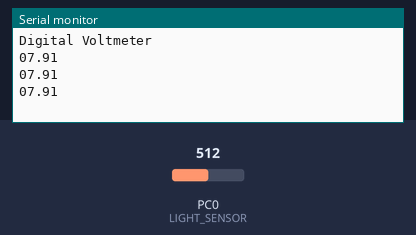
This program was run on a simulated ATmega328P, built with avr-gcc and emulated at 16 MHz. Parts: the last lines printed to the serial monitor. Inputs (shaded band) come from the test bench; at power-on: PC0 (LIGHT_SENSOR) = 512. Sleep ends after the set time or at an interrupt.

Above: at 1.2 s.
1.3 s: PC0 (LIGHT_SENSOR) set to 716
At 2.0 s:
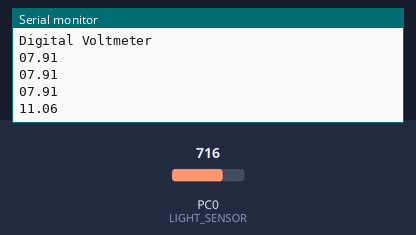
2.8 s: PC0 (LIGHT_SENSOR) set to 900
At 3.5 s:
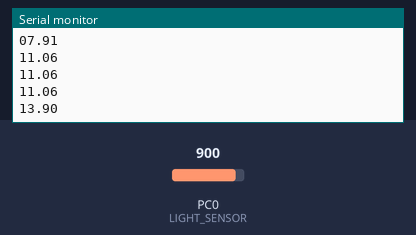
Timing chart, 0 to 5.8 s (numbered marks = the images above; inputs shaded):
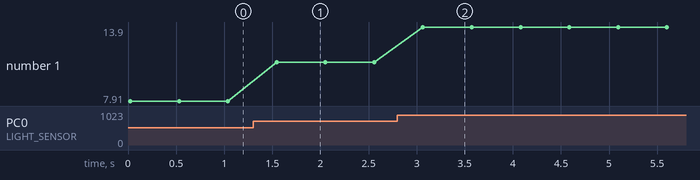

The program:

main.c
```c
/*
 * voltmeter.c
 *
 * Created: 08/07/2020 5:33:20 pm
 * Author : John
 */

#include <avr/io.h>
#include <util/delay.h>
#include <avr/interrupt.h>
#include <avr/sleep.h>
#include <math.h>

#include "pinDefines.h"
#include "USART.h"

#define REF_VCC 5.08
#define VOLTAGE_DIV_FACTOR 3.114

void initADC(void) {
	//ADMUX |= (0b00001111 & PORTC0);
	ADMUX |= (1 << REFS0);
	ADCSRA |= (1 << ADPS0) |(1 << ADPS1) | (1 << ADPS2);
	ADCSRA |= (1 << ADEN);
}

void setupADCSleepmode(void) {
	set_sleep_mode(SLEEP_MODE_ADC);
	ADCSRA |= (1 << ADIE);
	sei();
}

EMPTY_INTERRUPT(ADC_vect);

uint16_t oversample16x(void) {
	uint16_t oversampledValue = 0;
	uint8_t i;
	for(i = 0; i < 16; i++) {
		sleep_mode();
		oversampledValue += ADC;
	}
	return (oversampledValue >> 2);
}

void printFloat(float number) {
	number = round(number * 100) / 100;
	transmitByte('0' + number / 10);
	transmitByte('0' + number - 10 * floor(number / 10));
	transmitByte('.');
	transmitByte('0' + (number * 10) - floor(number) * 10);
	transmitByte('0' + (number * 100) - floor(number * 10) * 10);
	printString("\r\n");
}
int main(void)
{
	float voltage;
    initUSART();
	printString("\r\nDigital Voltmeter\r\n\r\n");
	initADC();
	setupADCSleepmode();
    while (1)
    {
		voltage = oversample16x() * VOLTAGE_DIV_FACTOR * REF_VCC / 4096;
		printFloat(voltage);
		_delay_ms(500);
    }
}
```

USART.c
```c
/*
  Quick and dirty functions that make serial communications work.

  Note that receiveByte() blocks -- it sits and waits _forever_ for
   a byte to come in.  If you're doing anything that's more interesting,
   you'll want to implement this with interrupts.

   initUSART requires BAUDRATE to be defined in order to calculate
     the bit-rate multiplier.  9600 is a reasonable default.

  May not work with some of the older chips:
    Tiny2313, Mega8, Mega16, Mega32 have different pin macros
    If you're using these chips, see (e.g.) iom8.h for how it's done.
    These old chips don't specify UDR0 vs UDR1.
    Correspondingly, the macros will just be defined as UDR.
*/

#include <avr/io.h>
#include "USART.h"
#include <util/setbaud.h>

void initUSART(void) {                                /* requires BAUD */
  UBRR0H = UBRRH_VALUE;                        /* defined in setbaud.h */
  UBRR0L = UBRRL_VALUE;
#if USE_2X
  UCSR0A |= (1 << U2X0);
#else
  UCSR0A &= ~(1 << U2X0);
#endif
                                  /* Enable USART transmitter/receiver */
  UCSR0B = (1 << TXEN0) | (1 << RXEN0);
  UCSR0C = (1 << UCSZ01) | (1 << UCSZ00);   /* 8 data bits, 1 stop bit */
}


void transmitByte(uint8_t data) {
                                     /* Wait for empty transmit buffer */
  loop_until_bit_is_set(UCSR0A, UDRE0);
  UDR0 = data;                                            /* send data */
}

uint8_t receiveByte(void) {
  loop_until_bit_is_set(UCSR0A, RXC0);       /* Wait for incoming data */
  return UDR0;                                /* return register value */
}


                       /* Here are a bunch of useful printing commands */

void printString(const char myString[]) {
  uint8_t i = 0;
  while (myString[i]) {
    transmitByte(myString[i]);
    i++;
  }
}

void readString(char myString[], uint8_t maxLength) {
  char response;
  uint8_t i;
  i = 0;
  while (i < (maxLength - 1)) {                   /* prevent over-runs */
    response = receiveByte();
    transmitByte(response);                                    /* echo */
    if (response == '\r') {                     /* enter marks the end */
      break;
    }
    else {
      myString[i] = response;                       /* add in a letter */
      i++;
    }
  }
  myString[i] = 0;                          /* terminal NULL character */
}

void printByte(uint8_t byte) {
              /* Converts a byte to a string of decimal text, sends it */
  transmitByte('0' + (byte / 100));                        /* Hundreds */
  transmitByte('0' + ((byte / 10) % 10));                      /* Tens */
  transmitByte('0' + (byte % 10));                             /* Ones */
}

void printWord(uint16_t word) {
  transmitByte('0' + (word / 10000));                 /* Ten-thousands */
  transmitByte('0' + ((word / 1000) % 10));               /* Thousands */
  transmitByte('0' + ((word / 100) % 10));                 /* Hundreds */
  transmitByte('0' + ((word / 10) % 10));                      /* Tens */
  transmitByte('0' + (word % 10));                             /* Ones */
}

void printBinaryByte(uint8_t byte) {
                       /* Prints out a byte as a series of 1's and 0's */
  uint8_t bit;
  for (bit = 7; bit < 255; bit--) {
    if (bit_is_set(byte, bit))
      transmitByte('1');
    else
      transmitByte('0');
  }
}

char nibbleToHexCharacter(uint8_t nibble) {
                                   /* Converts 4 bits into hexadecimal */
  if (nibble < 10) {
    return ('0' + nibble);
  }
  else {
    return ('A' + nibble - 10);
  }
}

void printHexByte(uint8_t byte) {
                        /* Prints a byte as its hexadecimal equivalent */
  uint8_t nibble;
  nibble = (byte & 0b11110000) >> 4;
  transmitByte(nibbleToHexCharacter(nibble));
  nibble = byte & 0b00001111;
  transmitByte(nibbleToHexCharacter(nibble));
}

uint8_t getNumber(void) {
  // Gets a numerical 0-255 from the serial port.
  // Converts from string to number.
  char hundreds = '0';
  char tens = '0';
  char ones = '0';
  char thisChar = '0';
  do {                                                   /* shift over */
    hundreds = tens;
    tens = ones;
    ones = thisChar;
    thisChar = receiveByte();                   /* get a new character */
    transmitByte(thisChar);                                    /* echo */
  } while (thisChar != '\r');                     /* until type return */
  return (100 * (hundreds - '0') + 10 * (tens - '0') + ones - '0');
}
```

USART.h
```c
/* Functions to initialize, send, receive over USART

   initUSART requires BAUD to be defined in order to calculate
     the bit-rate multiplier.
 */

#ifndef BAUD                          /* if not defined in Makefile... */
#define BAUD  9600                     /* set a safe default baud rate */
#endif

                                  /* These are defined for convenience */
#define   USART_HAS_DATA   bit_is_set(UCSR0A, RXC0)
#define   USART_READY      bit_is_set(UCSR0A, UDRE0)

/* Takes the defined BAUD and F_CPU,
   calculates the bit-clock multiplier,
   and configures the hardware USART                   */
void initUSART(void);

/* Blocking transmit and receive functions.
   When you call receiveByte() your program will hang until
   data comes through.  We'll improve on this later. */
void transmitByte(uint8_t data);
uint8_t receiveByte(void);

void printString(const char myString[]);
             /* Utility function to transmit an entire string from RAM */
void readString(char myString[], uint8_t maxLength);
/* Define a string variable, pass it to this function
   The string will contain whatever you typed over serial */

void printByte(uint8_t byte);
                  /* Prints a byte out as its 3-digit ascii equivalent */
void printWord(uint16_t word);
        /* Prints a word (16-bits) out as its 5-digit ascii equivalent */

void printBinaryByte(uint8_t byte);
                                     /* Prints a byte out in 1s and 0s */
char nibbleToHex(uint8_t nibble);
char nibbleToHexCharacter(uint8_t nibble);
void printHexByte(uint8_t byte);
                                   /* Prints a byte out in hexadecimal */
uint8_t getNumber(void);
/* takes in up to three ascii digits,
 converts them to a byte when press enter */
```

pinDefines.h
```c
// ---------------
//   Pin Defines
// ---------------

#define LED_PORT                PORTB
#define LED_PIN                 PINB
#define LED_DDR                 DDRB

#define LED0                    PB0
#define LED1                    PB1
#define LED2                    PB2
#define LED3                    PB3
#define LED4                    PB4
#define LED5                    PB5
#define LED6                    PB6
#define LED7                    PB7

#define BUTTON_PORT             PORTD
#define BUTTON_PIN              PIND
#define BUTTON_DDR              DDRD

#define BUTTON                  PD2
#define BUTTON2                 PD3
#define BUTTON3                 PD4

#define SPEAKER                 PD6                            /* OC0A */
#define SPEAKER_PORT            PORTD
#define SPEAKER_PIN             PIND
#define SPEAKER_DDR             DDRD

#define ANTENNA                 PD5                            /* OC0B */
#define ANTENNA_PORT            PORTD
#define ANTENNA_PIN             PIND
#define ANTENNA_DDR             DDRD

#define MODULATION              PD3                            /* OC2B */
#define MODULATION_PORT         PORTD
#define MODULATION_PIN          PIND
#define MODULATION_DDR          DDRD

#define LIGHT_SENSOR            PC0                            /* ADC0 */
#define LIGHT_SENSOR_PORT       PORTC
#define LIGHT_SENSOR_PIN        PINC
#define LIGHT_SENSOR_DDR        DDRC

#define CAP_SENSOR              PC1                            /* ADC1 */
#define CAP_SENSOR_PORT         PORTC
#define CAP_SENSOR_PIN          PINC
#define CAP_SENSOR_DDR          DDRC

#define PIEZO                   PC2                            /* ADC2 */
#define PIEZO_PORT              PORTC
#define PIEZO_PIN               PINC
#define PIEZO_DDR               DDRC

#define POT                     PC3                            /* ADC3 */
#define POT_PORT                PORTC
#define POT_PIN                 PINC
#define POT_DDR                 DDRC

//  SPI and I2C serial mode defines

#define SPI_SS                     PB2
#define SPI_SS_PORT                PORTB
#define SPI_SS_PIN                 PINB
#define SPI_SS_DDR                 DDRB

#define SPI_MOSI                     PB3
#define SPI_MOSI_PORT                PORTB
#define SPI_MOSI_PIN                 PINB
#define SPI_MOSI_DDR                 DDRB

#define SPI_MISO                     PB4
#define SPI_MISO_PORT                PORTB
#define SPI_MISO_PIN                 PINB
#define SPI_MISO_DDR                 DDRB

#define SPI_SCK                     PB5
#define SPI_SCK_PORT                PORTB
#define SPI_SCK_PIN                 PINB
#define SPI_SCK_DDR                 DDRB

#define I2C_SDA                     PC4
#define I2C_SDA_PORT                PORTC
#define I2C_SDA_PIN                 PINC
#define I2C_SDA_DDR                 DDRC

#define I2C_SCL                     PC5
#define I2C_SCL_PORT                PORTC
#define I2C_SCL_PIN                 PINC
#define I2C_SCL_DDR                 DDRC
```

Measured:
- after the input at 1.3 s, the serial monitor: prints a new line after 0.24 s (image 1)
- after the input at 2.8 s, the serial monitor: prints a new line after 0.27 s (image 2)
- plotted number 1: 7.91 → 11.06 after the input at 1.3 s, 11.06 → 13.9 after the input at 2.8 s
